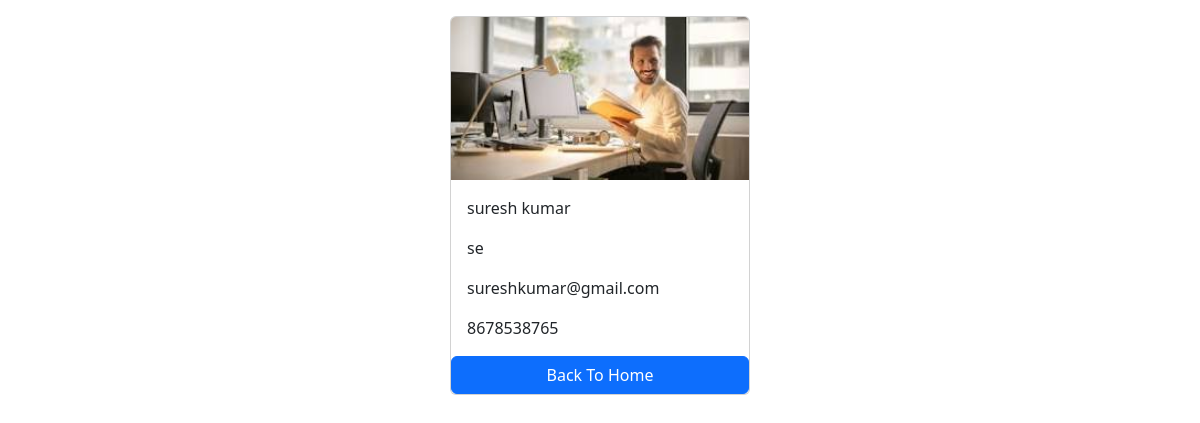
The app's page /employee/2/ with its own data.
### salary/models.py (models this page shows)
class Employee(models.Model):
 first_name=models.CharField(max_length=100)
 last_name=models.CharField(max_length=100)
 photo=models.ImageField(upload_to='images')
 designation=models.CharField(max_length=100)
 email_address=models.EmailField(max_length=100,unique=True)
 phone_number=models.CharField(max_length=10,blank=True)

### salary/views.py (the view)
# urls.py: path('<int:pk>/',views.employee_detail,name='employee_detail')
def employee_detail(request,pk):
    employee=get_object_or_404(Employee,pk=pk)
    context={
        'employee':employee
    }
    return render(request,'employee_detail.html',context)

### templates/employee_detail.html (shortened to what this page needs)
<!DOCTYPE html>
<html lang="en">
<head>
    <link href="https://cdn.jsdelivr.net/npm/bootstrap@5.3.3/dist/css/bootstrap.min.css" rel="stylesheet">
</head>
<body>
    <div class="container mt-3">
        <div class="card mx-auto" style="width:300px">
            <img src="{{employee.photo.url}}" class="card-img-top">
             <div class="card-body">
                <p class="card-text"> {{employee.first_name}} {{employee.last_name}}</p>
                <p class="card-text"> {{employee.designation}}</p>
                <p class="card-text"> {{employee.email_address}}</p>
                <p class="card-text"> {{employee.phone_number}}</p>
        </div>
        <a href="{% url 'home' %}" class="btn btn-primary">Back To Home</a>
    </div>
</div>
</body>
</html>

### records on screen
Employee: photo (picture), first_name "suresh", last_name "kumar", designation "se", email_address "sureshkumar@gmail.com", phone_number "8678538765"
